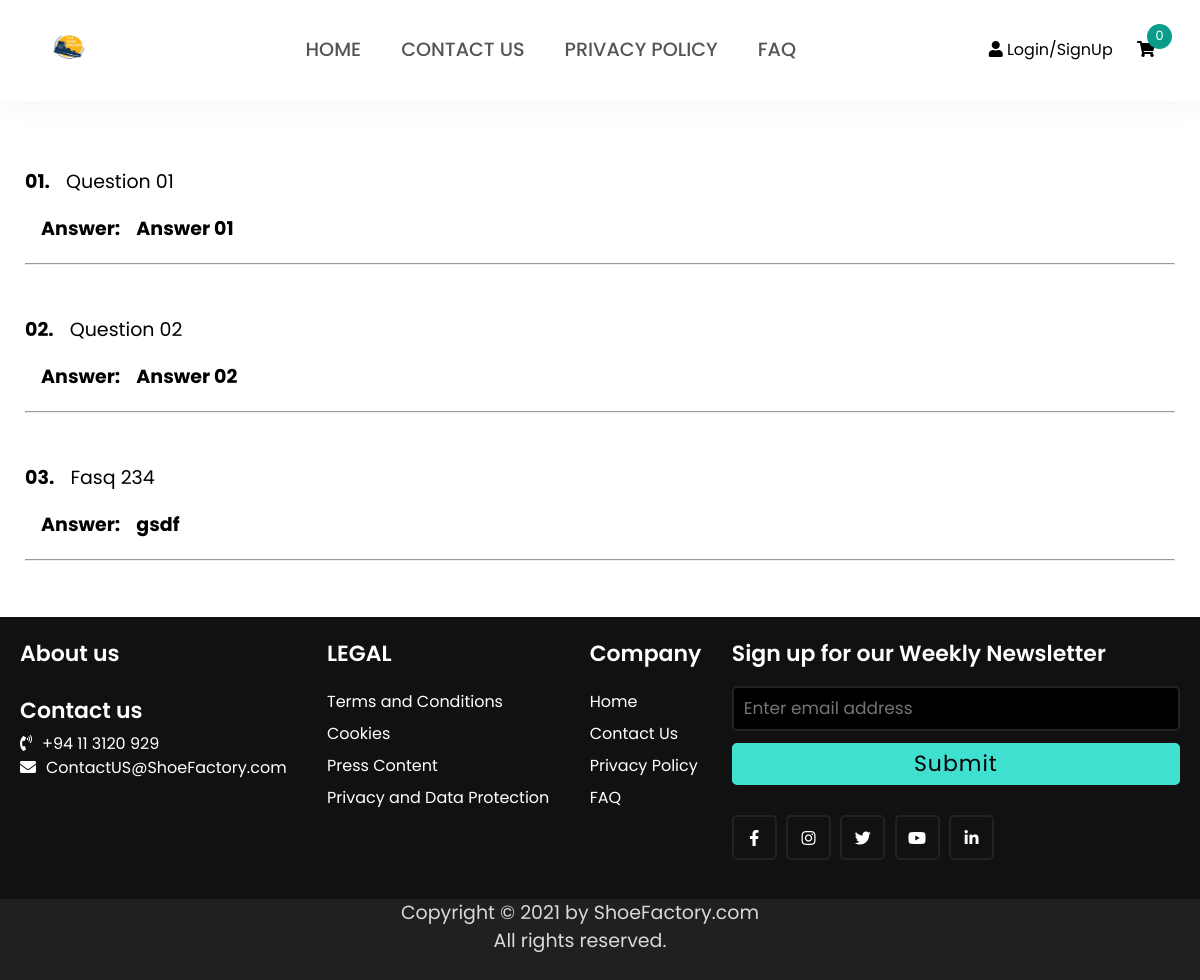
/FAQ.php, run on the app's committed database.
### tables this page shows
CREATE TABLE IF NOT EXISTS `faq` (
  `ID` int(11) NOT NULL AUTO_INCREMENT,
  `FAQ` varchar(400) DEFAULT NULL,
  `Answer` varchar(400) NOT NULL,
  PRIMARY KEY (`ID`)
);

### FAQ.php (the view, shortened to what this page needs)
<!doctype html>
<html>
<head>
    <link rel="stylesheet" type="text/css" href="CSS/style.css">
    <link rel="stylesheet" href="https://pro.fontawesome.com/releases/v5.10.0/css/all.css" />
</head>
<body>
    <?php
    if (isset($_SESSION['UserName'])) {
        require_once './Includes/HeaderLogedIn.php';
    } else {
        require_once './Includes/Header.php';
    }
    ?>
    <br>
    <div class="card-wrapper">
        <br>
        <?php
        $con = mysqli_connect("localhost", "root", "", "shoefactory");
        $sql = "SELECT * FROM `faq`";
        $result = mysqli_query($con, $sql);
        if (mysqli_num_rows($result) > 0) {
            $f = 1;
            while ($Fed = mysqli_fetch_assoc($result)) {
                echo "<p><b> 0$f. &nbsp;&nbsp;&nbsp;</b>". $Fed['FAQ']."</p>
                <p><b>&nbsp;&nbsp;&nbsp;&nbsp;Answer: &nbsp;&nbsp;&nbsp;".$Fed['Answer']."</b></p><hr><br>";
                $f++;
            }
        }
        ?>
    </div>
    <br>
  <footer>
    <div class="content">
      <div class="left box">
        <div class="upper">
          <div class="topic">About us</div>
        </div>
        <div class="lower">
          <div class="topic">Contact us</div>
          <div class="phone">
            <a href="#"><i class="fas fa-phone-volume"></i>+94 11 3120 929</a>
          </div>
          <div class="email">
            <a href="#"><i class="fas fa-envelope"></i>ContactUS@ShoeFactory.com</a>
          </div>
        </div>
      </div>
      <div class="middle box">
        <div class="topic">LEGAL</div>
        <div><a target="_blank" href="./Images/Terms_And_Conditions.pdf">Terms and Conditions</a></div>
        <div><a href="#">Cookies</a></div>
        <div><a href="#">Press Content</a></div>
        <div><a href="Privacy Policy.php">Privacy and Data Protection</a></div>
      </div>
      <div class="middle box">
        <div class="topic">Company</div>
        <div><a href="index.php">Home</a></div>
        <div><a href="Contact Us.php">Contact Us</a></div>
        <div><a href="Privacy Policy.php">Privacy Policy</a></div>
        <div><a href="FAQ.php">FAQ</a></div>
      </div>
      <div class="right box">
        <div class="topic">Sign up for our Weekly Newsletter</div>
        <form action="Newslater.php" method="post">
          <input type="text" id="emailSuB" name="emailSuB" placeholder="Enter email address">
          <input type="submit" name="Sub" onClick="validateEmailSub()" value="Submit">
          <div class="media-icons">
            <a href="#"><i class="fab fa-facebook-f"></i></a>
            <a href="#"><i class="fab fa-instagram"></i></a>
            <a href="#"><i class="fab fa-twitter"></i></a>
            <a href="#"><i class="fab fa-youtube"></i></a>
            <a href="#"><i class="fab fa-linkedin-in"></i></a>
          </div>
        </form>
      </div>
    </div>
    <div class="bottom">
      <p>Copyright © 2021 by ShoeFactory.com<br>
        All rights reserved.</p>
    </div>
  </footer>
</body>
</html>

### CSS/style.css (style rules this page uses)
* { box-sizing: border-box; font-family: poppins; }
body { line-height: 1.5; margin:0px; padding:0px; font-family: poppins; }
a { text-decoration: none; }
footer { width: 100%; bottom: 0; left: 0; background: #111; }
footer .content { max-width: 1350px; margin: auto; padding: 20px; display: flex; flex-wrap: wrap; justify-content: space-between; }
footer .content a { color: #fff; }
footer .content .box { transition: all 0.4s ease; }
footer .content .topic { font-size: 22px; font-weight: 600; color: #fff; margin-bottom: 16px; }
footer .content .lower .topic { margin: 24px 0 5px 0; }
footer .content .lower i { padding-right: 10px; }
footer .content .middle { padding-left: 10px; }
footer .content .middle a { line-height: 32px; }
footer .content .right input[type="text"] { height: 45px; width: 100%; outline: none; color: #d9d9d9; background: #000; border-radius: 5px; padding-left: 10px; font-size: 17px; border: 2px solid #222222; }
footer .content .right input[type="submit"] { height: 42px; width: 100%; font-size: 22px; background: #40E0D0; outline: none; border-radius: 5px; letter-spacing: 1px; cursor: pointer; margin-top: 12px; border: 2px solid #40E0D0; transition: all 0.3s ease-in-out; }
footer .content .media-icons a { font-size: 16px; height: 45px; width: 45px; display: inline-block; text-align: center; line-height: 43px; border-radius: 5px; border: 2px solid #222222; margin: 30px 5px 0 0; transition: all 0.3s ease; }
footer .bottom { width: 100%; text-align: center; color: #d9d9d9; background-color:#202020 ; padding: 0 40px 5px 0; }
footer a { transition: all 0.3s ease; }
.card-wrapper { max-width: 1150px; margin: 0 auto; }

### FAQ.php (style rules this page uses)
p { font-size: 19px; }

### data on the page
faq: FAQ "Question 01", Answer "Answer 01"
faq: FAQ "Question 02", Answer "Answer 02"
faq: FAQ "Fasq 234", Answer "gsdf"
